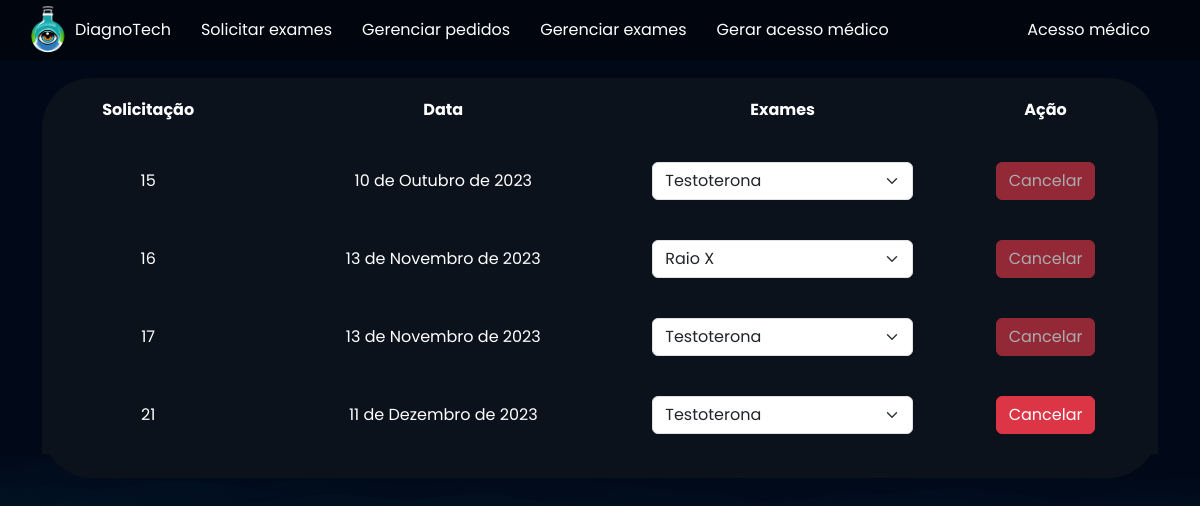
The app's page /exames/gerenciar_pedidos/ (signed in) with its own data.
### exames/models.py (models this page shows, shortened)
class PedidosExames(models.Model):
    usuario = models.ForeignKey(User, on_delete=models.DO_NOTHING)
    exames = models.ManyToManyField(SolicitacaoExame)
    agendado = models.BooleanField(default=True)
    data = models.DateField()

### exames/views.py (the view)
# urls.py: path('gerenciar_pedidos/', views.gerenciar_pedidos, name = 'gerenciar_pedidos'),
@login_required(login_url="/usuarios/login/")
def gerenciar_pedidos(request):
    pedidos_exames = PedidosExames.objects.filter(usuario=request.user)
    return render(request, 'gerenciar_pedidos.html', {'pedidos_exames': pedidos_exames})

### exames/templates/gerenciar_pedidos.html (shortened to what this page needs)
{% extends "bases/base.html" %} {% load static %} {% block 'head' %}
<link href="{% static 'exames/css/css.css' %}" rel="stylesheet" />
<link href="{% static 'exames/css/gerenciar_pedidos.css' %}" rel="stylesheet" />
{% endblock 'head' %} {% block 'conteudo' %}
<br />
<br />
<div class="container">
  <div class="card card-view">
    <table>
      <tr>
        <th>Solicitação</th>
        <th>Data</th>
        <th>Exames</th>
        <th>Ação</th>
      </tr>
      {% for pedido in pedidos_exames %}
      <tr class="linha-tabela">
        <td>{{pedido.id}}</td>
        <td>{{pedido.data}}</td>
        <td>
          <select class="form-select">
            {% for exame in pedido.exames.all %}
            <option style="color: black" value="">{{exame.exame.nome}}</option>
            {% endfor %}
          </select>
        </td>
        <td>
          <a href="{% url 'cancelar_pedido' pedido.id %}"
            class="btn btn-danger {% if not pedido.agendado %} disabled {% endif %}">Cancelar</a>
        </td>
      </tr>
      {% endfor %}
    </table>
  </div>
</div>
{% endblock 'conteudo' %}

### templates/static/geral/css/base.css (style rules this page uses)
:root { --main-color: #151c34; --dark-color: #0c121c; --light-color: #10d1df; --contrast-color: #f4c96b; --differential-color: #066668; }
* { color: white; font-family: "Poppins", sans-serif; }

### templates/static/exames/css/css.css (style rules this page uses)
body { background-image: url("/static/geral/img/bg2.png"); background-size: cover; background-repeat: no-repeat; }
.card { background-color: rgba(217, 217, 217, 0.14); color: white; padding: 15px; }

### templates/static/exames/css/gerenciar_pedidos.css (style rules this page uses)
.linha-tabela { background-color: var(--dark-color); height: 20px; }
td, th { padding: 20px; }
.card-view { text-align: center; padding: 0; border: none; border-radius: 50px; background-color: var(--dark-color); min-height: 50vh; }
.btn { transition: 0.3s; }

### records on screen
PedidosExames: id "15", data "10 de Outubro de 2023"
PedidosExames: id "16", data "13 de Novembro de 2023"
PedidosExames: id "17", data "13 de Novembro de 2023"
PedidosExames: id "21", data "11 de Dezembro de 2023"

### other values on screen
form field value "Testoterona"
form field value "Raio X"
